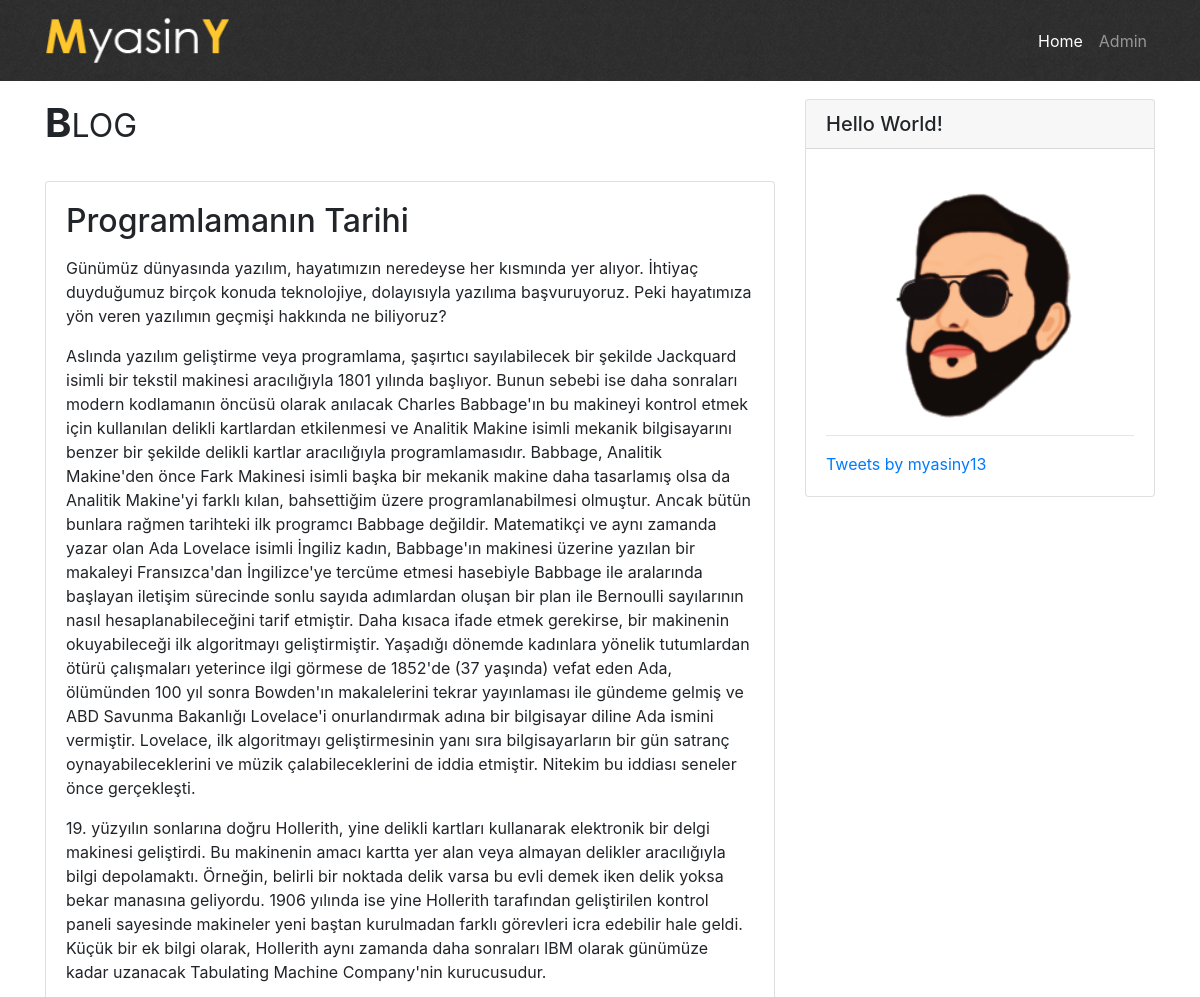
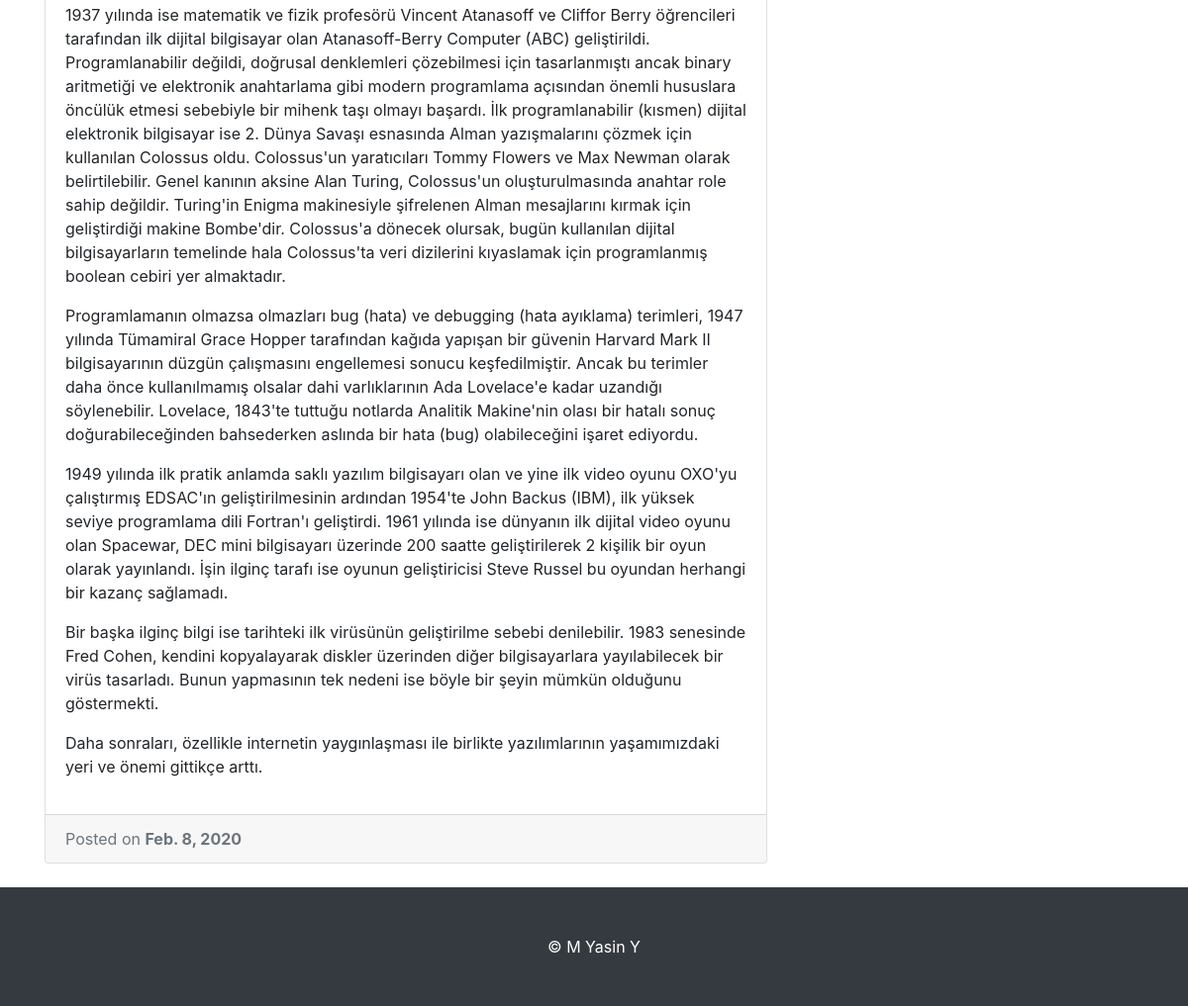
The page /blog/6/ on the database its author committed (2 pictures, top to bottom).
### myblog/models.py (models this page shows, shortened)
class Post(models.Model):
    title = models.CharField(blank=False, max_length=100)
    body = models.TextField(blank=False)
    date = models.DateField(default=datetime.now)

### myblog/views.py (the view)
# urls.py: path('<post_id>/', views.detail, name='detail')
def detail(request, post_id):
    try:
        post = Post.objects.get(id=post_id)
    except Post.DoesNotExist:
        raise Http404("Sorry :(")
    return render(request, "detail.html", {'result': post})

### templates/detail.html (shortened to what this page needs)
{% extends 'base.html' %}
{% load static %}
{% block content %}
    <div class="a2a_kit a2a_kit_size_32 a2a_default_style paylas">
    </div>
    <div class="card mb-4">
        <div class="card-body">
            <h2 class="card-title">{{ result.title }}</h2>
            {% autoescape off %}
                <p class="card-text">{{ result.body|linebreaks }}</p>
            {% endautoescape %}
        </div>
        <div class="card-footer text-muted">
            Posted on <b>{{ result.date }}</b>
        </div>
    </div>
{% endblock %}

### static/css/base.css (style rules this page uses)
body { padding-top: 75px; }
.paylas { padding: 5px; }

### rows shown on the page
Post: title "Programlamanın Tarihi", body "Günümüz dünyasında yazılım, hayatımızın neredeyse her kısmında yer alıyor. İhtiyaç duyduğumuz birçok konuda teknolojiye, dolayısıyla yazılıma başvuruyoruz. Peki hayatımıza yön veren yazılımın geçmişi hakkında ne biliyoruz? Aslında yazılım geliştirme veya programlama, şaşırtıcı sayılabilecek bir şekilde Jackquard isimli bir tekstil makinesi aracılığıyla 1801 yılında başlıyor. Bunun sebebi ise daha sonraları modern kodlamanın öncüsü olarak anılacak Charles Babbage'ın bu makineyi kontrol etmek için kullanılan delikli kartlardan etkilenmesi ve Analitik Makine isimli mekanik bilgisayarını benzer bir şekilde delikli kartlar aracılığıyla programlamasıdır. Babbage, Analitik Makine'den önce Fark…", date "Feb. 8, 2020"
